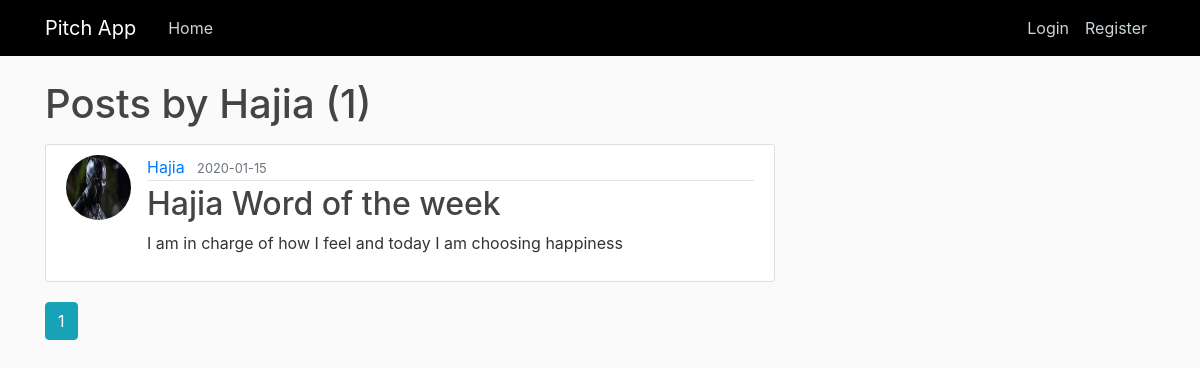
Screenshot of /user/Hajia with the database file from the repository.
### pitch/models.py (models this page shows, shortened)
class User(db.Model, UserMixin):
    id = db.Column(db.Integer, primary_key=True)
    username = db.Column(db.String(20), unique=True, nullable=False)
    email = db.Column(db.String(120), unique=True, nullable=False)
    image_file = db.Column(db.String(20), nullable=False, default='default.jpg')
    password = db.Column(db.String(60), nullable=False)
    posts = db.relationship('Post', backref='author', lazy=True)

class Post(db.Model):
    id = db.Column(db.Integer, primary_key=True)
    title = db.Column(db.String(100), nullable=False)
    date_posted = db.Column(db.DateTime, nullable=False, default=datetime.utcnow)
    content = db.Column(db.Text, nullable=False)
    user_id = db.Column(db.Integer, db.ForeignKey('user.id'), nullable=False)

### pitch/routes.py (the view)
@app.route("/user/<string:username>")
def user_posts(username):
    page = request.args.get('page', 1, type=int)
    user = User.query.filter_by(username=username).first_or_404()
    posts = Post.query.filter_by(author=user)\
        .order_by(Post.date_posted.desc())\
        .paginate(page=page, per_page=5)
    return render_template('user_posts.html', posts=posts, user=user)

### pitch/templates/user_posts.html
{% extends "layout.html" %} {% block content %}
<h1 class="mb-3">Posts by {{ user.username }} ({{ posts.total }})</h1>
{% for post in posts.items %}
<article class="media content-section">
  <img
    class="rounded-circle article-img"
    src="{{ url_for('static', filename='dp/' + post.author.image_file) }}"
  />
  <div class="media-body">
    <div class="article-metadata">
      <a
        class="mr-2"
        href="{{ url_for('user_posts', username=post.author.username) }}"
        >{{ post.author.username }}</a
      >
      <small class="text-muted"
        >{{ post.date_posted.strftime('%Y-%m-%d') }}</small
      >
    </div>
    <h2>
      <a class="article-title" href="{{ url_for('post', post_id=post.id) }}"
        >{{ post.title }}</a
      >
    </h2>
    <p class="article-content">{{ post.content }}</p>
  </div>
</article>
{% endfor %} {% for page_num in posts.iter_pages(left_edge=1, right_edge=1,
left_current=1, right_current=2) %} {% if page_num %} {% if posts.page ==
page_num %}
<a
  class="btn btn-info mb-4"
  href="{{ url_for('user_posts', username=user.username, page=page_num) }}"
  >{{ page_num }}</a
>
{% else %}
<a
  class="btn btn-outline-info mb-4"
  href="{{ url_for('user_posts', username=user.username, page=page_num) }}"
  >{{ page_num }}</a
>
{% endif %} {% else %} ... {% endif %} {% endfor %} {% endblock content %}

### pitch/static/main.css (style rules this page uses)
body { background: #fafafa; color: #333333; margin-top: 5rem; }
h1, h2, h3, h4, h5, h6 { color: #444444; }
.content-section { background: #ffffff; padding: 10px 20px; border: 1px solid #dddddd; border-radius: 3px; margin-bottom: 20px; }
.article-title { color: #444444; }
.article-content { white-space: pre-line; }
.article-img { height: 65px; width: 65px; margin-right: 16px; }
.article-metadata { padding-bottom: 1px; margin-bottom: 4px; border-bottom: 1px solid #e3e3e3 }

### rows the page displays
User: username "Hajia"
Post: image_file (picture), author.username "Hajia", date_posted "2020-01-15", title "Hajia Word of the week", content "I am in charge of how I feel and today I am choosing happiness"

### other values shown
{{ posts.total }} "1"
{{ page_num }} "1"
